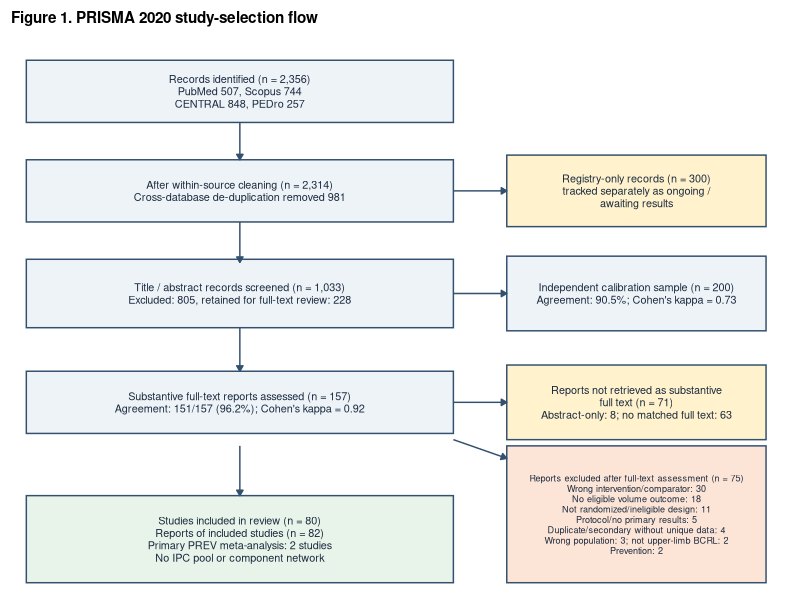

Here is the R script that generated this plot:
#!/usr/bin/env Rscript

suppressPackageStartupMessages({
  library(ggplot2)
  library(dplyr)
  library(tibble)
  library(grid)
})

root <- normalizePath(getwd(), mustWork = TRUE)
out_dir <- file.path(root, "3 outputs", "figures")
manuscript_dir <- file.path(root, "Manuscript")
dir.create(out_dir, recursive = TRUE, showWarnings = FALSE)

ink <- "#33506e"

main_boxes <- tribble(
  ~x,   ~y,    ~w,   ~h,   ~fill,      ~label,
  0.30, 0.90,  0.56, 0.10, "#eef3f8",  "Records identified (n = 2,356)\nPubMed 507, Scopus 744\nCENTRAL 848, PEDro 257",
  0.30, 0.74,  0.56, 0.10, "#eef3f8",  "After within-source cleaning (n = 2,314)\nCross-database de-duplication removed 981",
  0.30, 0.575, 0.56, 0.11, "#eef3f8",  "Title / abstract records screened (n = 1,033)\nExcluded: 805, retained for full-text review: 228",
  0.30, 0.40,  0.56, 0.10, "#eef3f8",  "Substantive full-text reports assessed (n = 157)\nAgreement: 151/157 (96.2%); Cohen's kappa = 0.92",
  0.30, 0.18,  0.56, 0.14, "#e8f3ea",  "Studies included in review (n = 80)\nReports of included studies (n = 82)\nPrimary PREV meta-analysis: 2 studies\nNo IPC pool or component network"
)

side_boxes <- tribble(
  ~x,   ~y,    ~w,   ~h,   ~fill,      ~label,
  0.82, 0.74,  0.34, 0.115, "#fff2cc", "Registry-only records (n = 300)\ntracked separately as ongoing /\nawaiting results",
  0.82, 0.575, 0.34, 0.12,  "#eef3f8", "Independent calibration sample (n = 200)\nAgreement: 90.5%; Cohen's kappa = 0.73",
  0.82, 0.40,  0.34, 0.12,  "#fff2cc", "Reports not retrieved as substantive\nfull text (n = 71)\nAbstract-only: 8; no matched full text: 63",
  0.82, 0.22,  0.34, 0.22,  "#fce4d6", "Reports excluded after full-text assessment (n = 75)\nWrong intervention/comparator: 30\nNo eligible volume outcome: 18\nNot randomized/ineligible design: 11\nProtocol/no primary results: 5\nDuplicate/secondary without unique data: 4\nWrong population: 3; not upper-limb BCRL: 2\nPrevention: 2"
)

all_boxes <- bind_rows(main_boxes, side_boxes) %>%
  mutate(text_size = ifelse(grepl("^Reports excluded", label), 2.3, 2.75))

figure <- ggplot() +
  geom_tile(
    data = all_boxes,
    aes(x, y, width = w, height = h, fill = fill),
    colour = ink,
    linewidth = 0.5
  ) +
  geom_text(
    data = all_boxes,
    aes(x, y, label = label, size = text_size),
    lineheight = 0.95,
    colour = "#1d2d40"
  ) +
  scale_fill_identity() +
  scale_size_identity() +
  annotate(
    "segment",
    x = 0.30,
    xend = 0.30,
    y = c(0.85, 0.69, 0.52, 0.33),
    yend = c(0.79, 0.625, 0.45, 0.25),
    arrow = arrow(length = unit(0.16, "cm"), type = "closed"),
    colour = ink,
    linewidth = 0.5
  ) +
  annotate(
    "segment",
    x = 0.58,
    xend = 0.65,
    y = c(0.74, 0.575, 0.40, 0.34),
    yend = c(0.74, 0.575, 0.40, 0.31),
    arrow = arrow(length = unit(0.16, "cm"), type = "closed"),
    colour = ink,
    linewidth = 0.5
  ) +
  coord_cartesian(xlim = c(0, 1.02), ylim = c(0.10, 0.99), expand = FALSE) +
  labs(title = "Figure 1. PRISMA 2020 study-selection flow") +
  theme_void(base_family = "sans") +
  theme(
    plot.title = element_text(
      face = "bold",
      size = 11,
      hjust = 0,
      margin = margin(b = 6)
    ),
    plot.margin = margin(8, 8, 8, 8)
  )

output_path <- file.path(out_dir, "Fig1_PRISMA_flow.pdf")
ggsave(output_path, figure, width = 8.6, height = 8.4, device = cairo_pdf)
file.copy(output_path, file.path(manuscript_dir, "Fig1_PRISMA_flow.pdf"), overwrite = TRUE)

cat("Wrote final PRISMA figure to outputs and manuscript folders\n")
